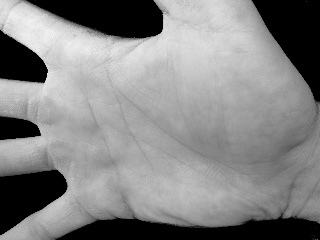
#> input picture introml_ex4/Hand1.jpg, 320 x 240 px
$ python -i PalmprintAlignmentAutomatic.py   (imports and definitions only)
#> lines starting #> are read from the running program, lines starting #| are printed output that depends on the picture; after the words box and inside, x2 and y2 are one past the last pixel; in counts of white or black regions, pixels touching at a corner belong together
#> further down, picture is the input picture: shape (240, 320, 3); min 0, max 248, mean 132
'''
Created on 05.10.2016
Modified on 23.12.2020

@author: Daniel
@modified by Charly, Christian, Max (23.12.2020)
'''

import numpy as np
import cv2
import matplotlib.pyplot as plt


# do not import more modules!


# [11 lines left out: function drawCircle, not called in this run]


def binarizeAndSmooth(img) -> np.ndarray:
    '''
    First Binarize using threshold of 115, then smooth with gauss kernel (5, 5)
    :param img: greyscale image in range [0, 255]
    :return: preprocessed image
    '''

    # Use a threshold alpha, to convert an original gray image into a binary map
    alpha = 115
    IBinaryMap = (img > alpha) * np.float64(255)
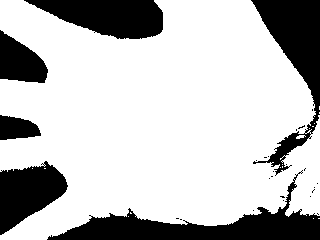
#> IBinaryMap: shape (240, 320, 3) float64; 74.9% white; 27 black regions (21 under 20 px), largest, box (x1, y1, x2, y2) and area: (47, 170, 320, 240) 5584, (251, 0, 320, 176) 4547, (24, 0, 163, 39) 3658, (0, 161, 68, 235) 3028, (0, 30, 48, 83) 1659, (0, 115, 41, 140) 753

    # Alternative: Use cv2.threshold() to create a mask with value {0, 255}
    # _, IBinaryMask = cv2.threshold(img, alpha-1, 255, cv2.THRESH_BINARY_INV)

    # Smooth the binary map by a Gaussian filter
    preprocessed = cv2.GaussianBlur(IBinaryMap, (5, 5), 0)
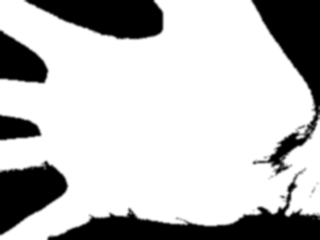
#> preprocessed: shape (240, 320, 3) float64; min 0, max 255, mean 191

    return preprocessed


def drawLargestContour(img) -> np.ndarray:
    '''
    find the largest contour and return a new image showing this contour drawn with cv2 (stroke 2)
    :param img: preprocessed image (mostly b&w)
    :return: contour image
    '''
    plt.imshow(img, 'gray')
    plt.show()
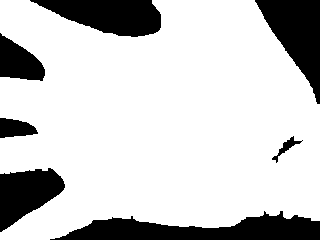
#> shown: shape (240, 320, 3) float64; min 0, max 1, mean 0.794
    img = img.astype(np.uint8)
#> (the run stopped early here; a loop or call above may not have finished)

$ run again, on introml_ex4/Hand2.jpg
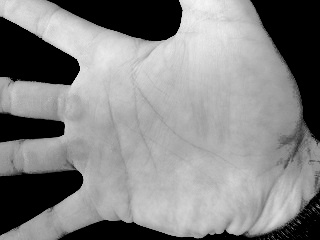
#> input picture introml_ex4/Hand2.jpg, 320 x 240 px
#> picture is the input picture: shape (240, 320, 3); min 0, max 246, mean 132.3
#> in binarizeAndSmooth, `IBinaryMap = (img > alpha) * np.float64(255)`:
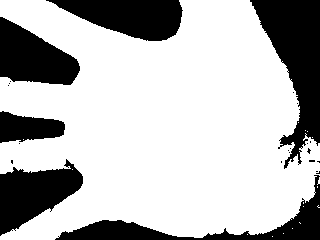
#> IBinaryMap: shape (240, 320, 3) float64; 72.2% white; 24 black regions (18 under 20 px), largest, box (x1, y1, x2, y2) and area: (250, 0, 320, 169) 5721, (46, 0, 183, 41) 3615, (0, 159, 83, 236) 3552, (0, 17, 80, 85) 3466, (55, 175, 320, 240) 3459, (0, 111, 65, 143) 1451
#> in drawLargestContour, `plt.show()`:
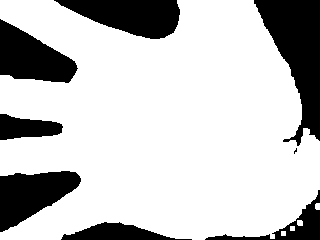
#> shown: shape (240, 320, 3) float64; min 0, max 1, mean 0.77

$ run again, on introml_ex4/Hand3.jpg
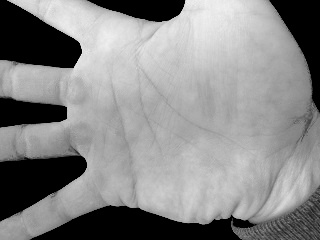
#> input picture introml_ex4/Hand3.jpg, 320 x 240 px
#> picture is the input picture: shape (240, 320, 3); min 0, max 241, mean 136.2
#> in binarizeAndSmooth, `IBinaryMap = (img > alpha) * np.float64(255)`:
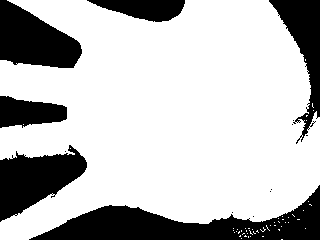
#> IBinaryMap: shape (240, 320, 3) float64; 74.1% white; 14 black regions (8 under 20 px), largest, box (x1, y1, x2, y2) and area: (29, 185, 320, 240) 6806, (0, 145, 87, 222) 3730, (0, 0, 82, 68) 3648, (269, 0, 320, 144) 2735, (0, 96, 67, 128) 1536, (87, 0, 185, 22) 1399
#> in drawLargestContour, `plt.show()`:
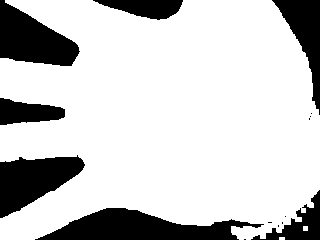
#> shown: shape (240, 320, 3) float64; min 0, max 1, mean 0.791
